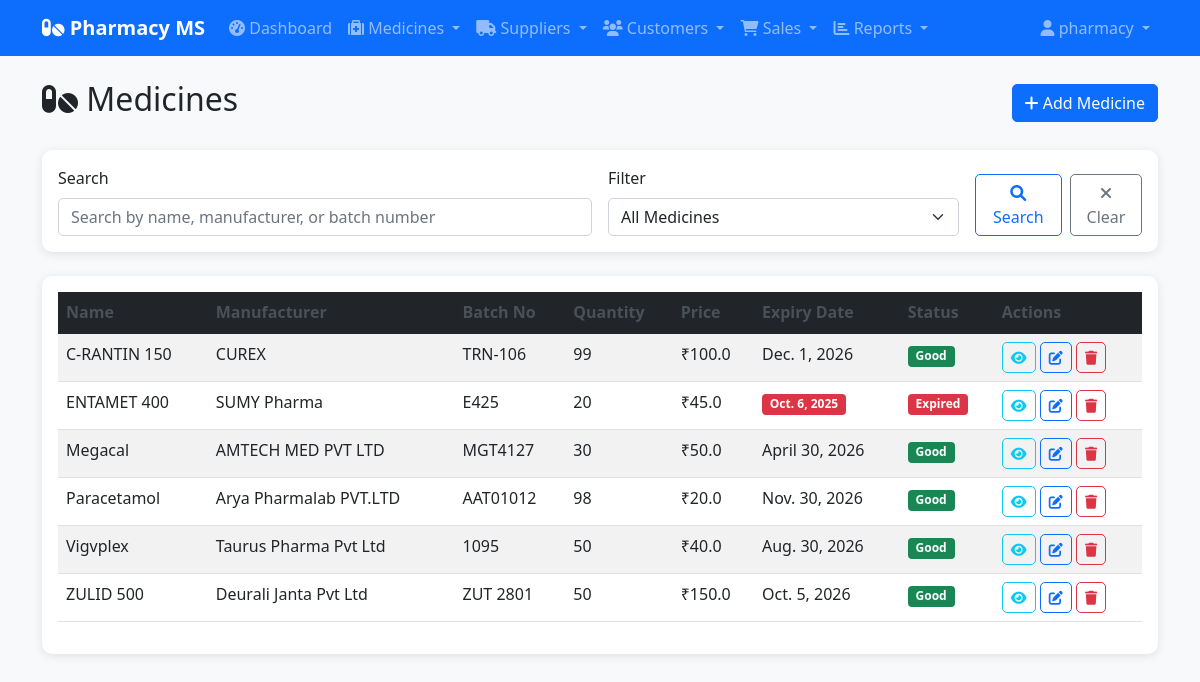
Screenshot of /medicines/ (signed in) with the database file from the repository.
### medicines/models.py (models this page shows, shortened)
class Medicine(models.Model):
    name = models.CharField(max_length=100)
    manufacturer = models.CharField(max_length=100)
    batch_no = models.CharField(max_length=50)
    quantity = models.PositiveIntegerField()
    price = models.FloatField()
    expiry_date = models.DateField()
    added_on = models.DateTimeField(auto_now_add=True)

### medicines/views.py (the view)
# urls.py: path('', views.medicine_list, name='medicine_list'),
@login_required
def medicine_list(request):
    medicines = Medicine.objects.all().order_by('name')
    search_query = request.GET.get('search', '')
    if search_query:
        medicines = medicines.filter(
            Q(name__icontains=search_query) |
            Q(manufacturer__icontains=search_query) |
            Q(batch_no__icontains=search_query)
        )
    filter_option = request.GET.get('filter', '')
    if filter_option == 'low_stock':
        medicines = medicines.filter(quantity__lte=10)
    elif filter_option == 'expiring_soon':
        medicines = medicines.filter(expiry_date__lte=timezone.now().date() + timedelta(days=30))
    elif filter_option == 'expired':
        medicines = medicines.filter(expiry_date__lt=timezone.now().date())
    context = {
        'medicines': medicines,
        'search_query': search_query,
        'filter_option': filter_option,
        'today': timezone.now().date(),
        'expiry_warning_date': timezone.now().date() + timedelta(days=30),
    }
    return render(request, 'medicines/medicine_list.html', context)

### templates/medicines/medicine_list.html (shortened to what this page needs)
{% extends 'base.html' %}
{% block content %}
<div class="row mb-4">
    <div class="col-12">
        <div class="d-flex justify-content-between align-items-center">
            <h2><i class="fas fa-pills"></i> Medicines</h2>
            <a href="{% url 'medicines:medicine_create' %}" class="btn btn-primary">
                <i class="fas fa-plus"></i> Add Medicine
            </a>
        </div>
    </div>
</div>
<div class="row mb-4">
    <div class="col-12">
        <div class="card">
            <div class="card-body">
                <form method="get" class="row g-3">
                    <div class="col-md-6">
                        <label for="search" class="form-label">Search</label>
                        <input type="text" class="form-control" id="search" name="search"
                               value="{{ search_query }}" placeholder="Search by name, manufacturer, or batch number">
                    </div>
                    <div class="col-md-4">
                        <label for="filter" class="form-label">Filter</label>
                        <select class="form-select" id="filter" name="filter">
                            <option value="">All Medicines</option>
                        </select>
                    </div>
                    <div class="col-md-2 d-flex align-items-end">
                        <button type="submit" class="btn btn-outline-primary me-2">
                            <i class="fas fa-search"></i> Search
                        </button>
                        <a href="{% url 'medicines:medicine_list' %}" class="btn btn-outline-secondary">
                            <i class="fas fa-times"></i> Clear
                        </a>
                    </div>
                </form>
            </div>
        </div>
    </div>
</div>
<div class="row">
    <div class="col-12">
        <div class="card">
            <div class="card-body">
                {% if medicines %}
                    <div class="table-responsive">
                        <table class="table table-striped table-hover">
                            <thead class="table-dark">
                                <tr>
                                    <th>Name</th>
                                    <th>Manufacturer</th>
                                    <th>Batch No</th>
                                    <th>Quantity</th>
                                    <th>Price</th>
                                    <th>Expiry Date</th>
                                    <th>Status</th>
                                    <th>Actions</th>
                                </tr>
                            </thead>
                            <tbody>
                                {% for medicine in medicines %}
                                    <tr>
                                        <td>{{ medicine.name }}</td>
                                        <td>{{ medicine.manufacturer }}</td>
                                        <td>{{ medicine.batch_no }}</td>
                                        <td>
                                            {% if medicine.quantity <= 10 %}
                                                <span class="badge bg-danger">{{ medicine.quantity }}</span>
                                            {% else %}
                                                {{ medicine.quantity }}
                                            {% endif %}
                                        </td>
                                        <td>₹{{ medicine.price }}</td>
                                        <td>
                                            {% if medicine.expiry_date < today %}
                                                <span class="badge bg-danger">{{ medicine.expiry_date }}</span>
                                            {% elif medicine.expiry_date <= expiry_warning_date %}
                                                <span class="badge bg-warning">{{ medicine.expiry_date }}</span>
                                            {% else %}
                                                {{ medicine.expiry_date }}
                                            {% endif %}
                                        </td>
                                        <td>
                                            {% if medicine.quantity <= 10 %}
                                                <span class="badge bg-danger">Low Stock</span>
                                            {% elif medicine.expiry_date < today %}
                                                <span class="badge bg-danger">Expired</span>
                                            {% elif medicine.expiry_date <= expiry_warning_date %}
                                                <span class="badge bg-warning">Expiring Soon</span>
                                            {% else %}
                                                <span class="badge bg-success">Good</span>
                                            {% endif %}
                                        </td>
                                        <td>
                                            <a href="{% url 'medicines:medicine_detail' medicine.pk %}" class="btn btn-sm btn-outline-info" title="View">
                                                <i class="fas fa-eye"></i>
                                            </a>
                                            <a href="{% url 'medicines:medicine_update' medicine.pk %}" class="btn btn-sm btn-outline-primary" title="Edit">
                                                <i class="fas fa-edit"></i>
                                            </a>
                                            <a href="{% url 'medicines:medicine_delete' medicine.pk %}" class="btn btn-sm btn-outline-danger" title="Delete">
                                                <i class="fas fa-trash"></i>
                                            </a>
                                        </td>
                                    </tr>
                                {% endfor %}
                            </tbody>
                        </table>
                    </div>
                {% endif %}
            </div>
        </div>
    </div>
</div>
{% endblock %}

### templates/base.html (shortened to what this page needs)
<!DOCTYPE html>
<html lang="en">
<head>
    <link href="https://cdn.jsdelivr.net/npm/bootstrap@5.1.3/dist/css/bootstrap.min.css" rel="stylesheet">
    <link href="https://cdnjs.cloudflare.com/ajax/libs/font-awesome/6.0.0/css/all.min.css" rel="stylesheet">
    {% load static %}
    <link rel="stylesheet" href="{% static 'css/style.css' %}">
</head>
<body>
    <nav class="navbar navbar-expand-lg navbar-dark bg-primary">
        <div class="container">
            <a class="navbar-brand" href="{% url 'reports:dashboard' %}">
                <i class="fas fa-pills"></i> Pharmacy MS
            </a>
            <div class="collapse navbar-collapse" id="navbarNav">
                <ul class="navbar-nav me-auto">
                    <li class="nav-item">
                        <a class="nav-link" href="{% url 'reports:dashboard' %}">
                            <i class="fas fa-tachometer-alt"></i> Dashboard
                        </a>
                    </li>
                    <li class="nav-item dropdown">
                        <a class="nav-link dropdown-toggle" href="#" id="medicinesDropdown" role="button" data-bs-toggle="dropdown">
                            <i class="fas fa-medkit"></i> Medicines
                        </a>
                    </li>
                    <li class="nav-item dropdown">
                        <a class="nav-link dropdown-toggle" href="#" id="suppliersDropdown" role="button" data-bs-toggle="dropdown">
                            <i class="fas fa-truck"></i> Suppliers
                        </a>
                    </li>
                    <li class="nav-item dropdown">
                        <a class="nav-link dropdown-toggle" href="#" id="customersDropdown" role="button" data-bs-toggle="dropdown">
                            <i class="fas fa-users"></i> Customers
                        </a>
                    </li>
                    <li class="nav-item dropdown">
                        <a class="nav-link dropdown-toggle" href="#" id="salesDropdown" role="button" data-bs-toggle="dropdown">
                            <i class="fas fa-shopping-cart"></i> Sales
                        </a>
                    </li>
                    <li class="nav-item dropdown">
                        <a class="nav-link dropdown-toggle" href="#" id="reportsDropdown" role="button" data-bs-toggle="dropdown">
                            <i class="fas fa-chart-bar"></i> Reports
                        </a>
                    </li>
                </ul>
                <ul class="navbar-nav">
                    <li class="nav-item dropdown">
                        <a class="nav-link dropdown-toggle" href="#" id="userDropdown" role="button" data-bs-toggle="dropdown">
                            <i class="fas fa-user"></i> {{ user.username }}
                        </a>
                    </li>
                </ul>
            </div>
        </div>
    </nav>
    <div class="container mt-4">
        {% block content %}{% endblock %}
    </div>
</body>
</html>

### static/css/style.css (style rules this page uses)
body { background-color: #f8f9fa; }
.navbar-brand { font-weight: bold; }
.card { border: none; border-radius: 10px; box-shadow: 0 2px 10px rgba(0,0,0,0.1); }
.btn { border-radius: 5px; }
.table th { border-top: none; font-weight: 600; color: #495057; }
.form-control, .form-select { border-radius: 5px; border: 1px solid #ced4da; }
.badge { font-size: 0.75em; }

### rows the page displays
Medicine: name "C-RANTIN 150", manufacturer "CUREX", batch_no "TRN-106", quantity "99", price "100.0", expiry_date "Dec. 1, 2026", shows "Good"
Medicine: name "ENTAMET 400", manufacturer "SUMY Pharma", batch_no "E425", quantity "20", price "45.0", expiry_date "Oct. 6, 2025", shows "Expired"
Medicine: name "Megacal", manufacturer "AMTECH MED PVT LTD", batch_no "MGT4127", quantity "30", price "50.0", expiry_date "April 30, 2026", shows "Good"
Medicine: name "Paracetamol", manufacturer "Arya Pharmalab PVT.LTD", batch_no "AAT01012", quantity "98", price "20.0", expiry_date "Nov. 30, 2026", shows "Good"
Medicine: name "Vigvplex", manufacturer "Taurus Pharma Pvt Ltd", batch_no "1095", quantity "50", price "40.0", expiry_date "Aug. 30, 2026", shows "Good"
Medicine: name "ZULID 500", manufacturer "Deurali Janta Pvt Ltd", batch_no "ZUT 2801", quantity "50", price "150.0", expiry_date "Oct. 5, 2026", shows "Good"

### other values shown
{{ user.username }} "pharmacy"
